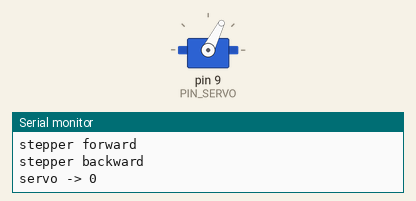
Simulated run of this program. Board: Arduino Nano, built with avr-gcc and run on an emulated ATmega328P. Shown: servo, the last lines printed to the serial monitor.

Above: at 12.4 s.
At 13.4 s:
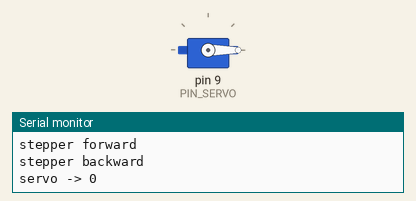
At 16.6 s:
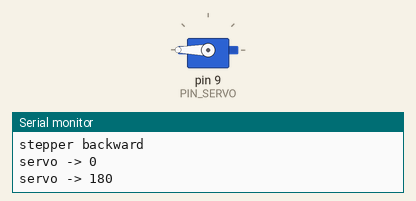
At 18.5 s:
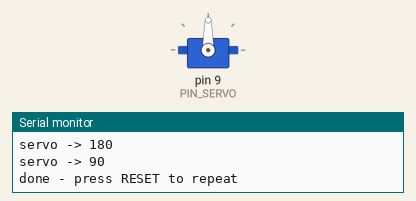
Timing chart, 0 to 20.0 s (numbered marks = the images above):
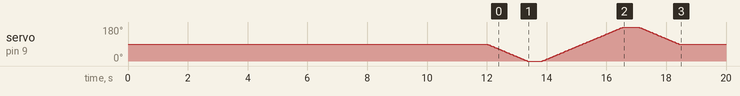

The program:

main.cpp
```cpp
// Caterpillar bot - stepper + servo bring-up test
//
// On power-up / RESET:
//   1. Stepper: forward 5 s, pause, backward 5 s, then driver disabled.
//   2. Servo:   centre (90°) -> slowly to 0° -> slowly to 180° -> back to 90°.
// Then it stops. Press RESET on the Nano to run again.

#include <Arduino.h>
#include <Servo.h>
#include "pins.h"

// ---- Stepper settings -------------------------------------------------------
constexpr uint16_t STEPS_PER_SECOND = 10;      // full-step; very slow (~20 s/rev for a 1.8° motor)
constexpr uint32_t RUN_TIME_MS      = 5000;    // per direction
constexpr uint32_t PAUSE_MS         = 500;     // between directions
constexpr uint32_t STEP_INTERVAL_US = 1000000UL / STEPS_PER_SECOND;

// ---- Servo settings ---------------------------------------------------------
constexpr uint8_t  SERVO_CENTER_DEG = 90;
constexpr uint8_t  SERVO_MIN_DEG    = 0;
constexpr uint8_t  SERVO_MAX_DEG    = 180;
constexpr uint16_t SERVO_STEP_MS    = 15;      // ms per degree -> 180° takes ~2.7 s
// Pulse width range. Library default is 544..2400 us. Many 60 kg servos use
// 500..2500 us; adjust if the servo doesn't reach the ends or buzzes at them.
constexpr uint16_t SERVO_MIN_US     = 544;
constexpr uint16_t SERVO_MAX_US     = 2400;

Servo servo;
uint8_t servoAngle = SERVO_CENTER_DEG;

void stepperRunFor(bool forward, uint32_t durationMs) {
  digitalWrite(PIN_STEPPER_DIR, forward ? HIGH : LOW);
  delayMicroseconds(5);                         // DIR setup time

  Serial.println(forward ? F("stepper forward") : F("stepper backward"));
  uint32_t start = millis();
  while (millis() - start < durationMs) {
    digitalWrite(PIN_STEPPER_STEP, HIGH);
    delayMicroseconds(2);                       // A4988 needs >= 1 us
    digitalWrite(PIN_STEPPER_STEP, LOW);
    delay(STEP_INTERVAL_US / 1000);             // interval > 16 ms, so use delay()
  }
}

// Move one degree at a time: smooth motion and lower current spikes than a jump.
void servoMoveSlow(uint8_t target) {
  Serial.print(F("servo -> ")); Serial.println(target);
  while (servoAngle != target) {
    servoAngle += (target > servoAngle) ? 1 : -1;
    servo.write(servoAngle);
    delay(SERVO_STEP_MS);
  }
}

void setup() {
  // Stepper pins: driver disabled first so nothing moves unexpectedly.
  pinMode(PIN_STEPPER_EN, OUTPUT);
  digitalWrite(PIN_STEPPER_EN, STEPPER_DISABLE_LEVEL);
  pinMode(PIN_STEPPER_STEP, OUTPUT);
  digitalWrite(PIN_STEPPER_STEP, LOW);
  pinMode(PIN_STEPPER_DIR, OUTPUT);

  // Servo: set the start angle before attach so the first pulse is 90°.
  servo.write(SERVO_CENTER_DEG);
  servo.attach(PIN_SERVO, SERVO_MIN_US, SERVO_MAX_US);

  Serial.begin(115200);
  delay(1000);                                  // let supplies settle

  // 1. Stepper test
  digitalWrite(PIN_STEPPER_EN, STEPPER_ENABLE_LEVEL);
  stepperRunFor(true, RUN_TIME_MS);
  delay(PAUSE_MS);
  stepperRunFor(false, RUN_TIME_MS);
  digitalWrite(PIN_STEPPER_EN, STEPPER_DISABLE_LEVEL);

  // 2. Servo test
  delay(PAUSE_MS);
  servoMoveSlow(SERVO_MIN_DEG);
  delay(PAUSE_MS);
  servoMoveSlow(SERVO_MAX_DEG);
  delay(PAUSE_MS);
  servoMoveSlow(SERVO_CENTER_DEG);

  Serial.println(F("done - press RESET to repeat"));
}

void loop() {}
```

pins.h
```cpp
#pragma once
// Caterpillar bot - Arduino Nano pin map
// Source of truth for wiring: docs/WIRING.md

#include <Arduino.h>

// ---- A4988 stepper driver --------------------------------------------------
// MS1/MS2/MS3 unconnected -> full-step mode.
// RESET and SLEEP tied to 5V (driver always awake).
constexpr uint8_t PIN_STEPPER_STEP = 4;   // D4 -> A4988 STEP
constexpr uint8_t PIN_STEPPER_DIR  = 3;   // D3 -> A4988 DIR
constexpr uint8_t PIN_STEPPER_EN   = 5;   // D5 -> A4988 EN (active LOW)

constexpr uint8_t STEPPER_ENABLE_LEVEL  = LOW;
constexpr uint8_t STEPPER_DISABLE_LEVEL = HIGH;

// ---- Servo (60 kg·cm, powered from 7.4V buck) -------------------------------
constexpr uint8_t PIN_SERVO = 9;          // D9 -> servo signal
// Note: the Servo library uses Timer1, so analogWrite() on D9/D10 is unavailable.
```
